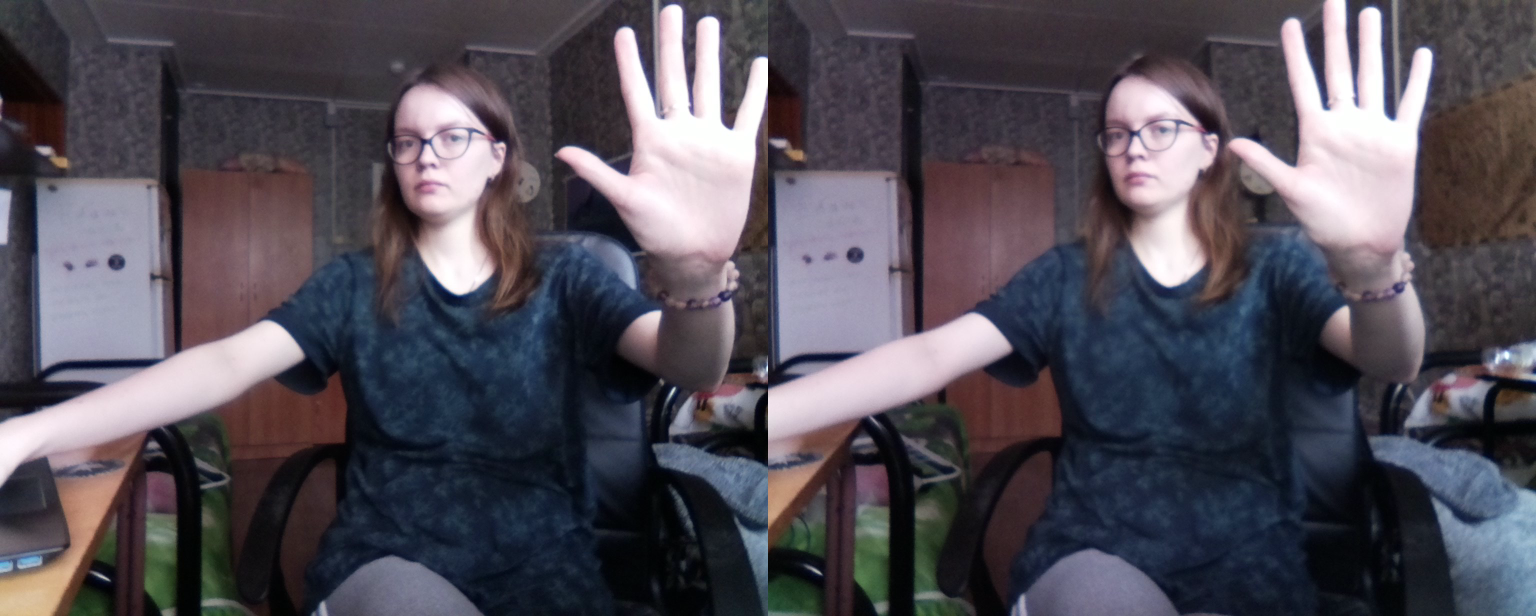
#> input picture scenes/photo.png, 3072 x 1232 px (shown at 1/2 size)
$ python 5_dm_tune.py
#> lines starting #> are read from the running program, lines starting #| are printed output that depends on the picture
import cv2
import os
from matplotlib import pyplot as plt
from matplotlib.widgets import Slider, Button
import numpy as np
import json
from stereovision.calibration import StereoCalibrator
from stereovision.calibration import StereoCalibration

# Global variables preset
imageToDisp = './scenes/photo.png'
photo_width = 3072
photo_height = 1232
image_width = 1536
image_height = 1232
image_size = (image_width, image_height)

if os.path.isfile(imageToDisp) == False:
    print ('Can not read image from file \"'+imageToDisp+'\"')
    exit(0)

pair_img = cv2.imread(imageToDisp,0)
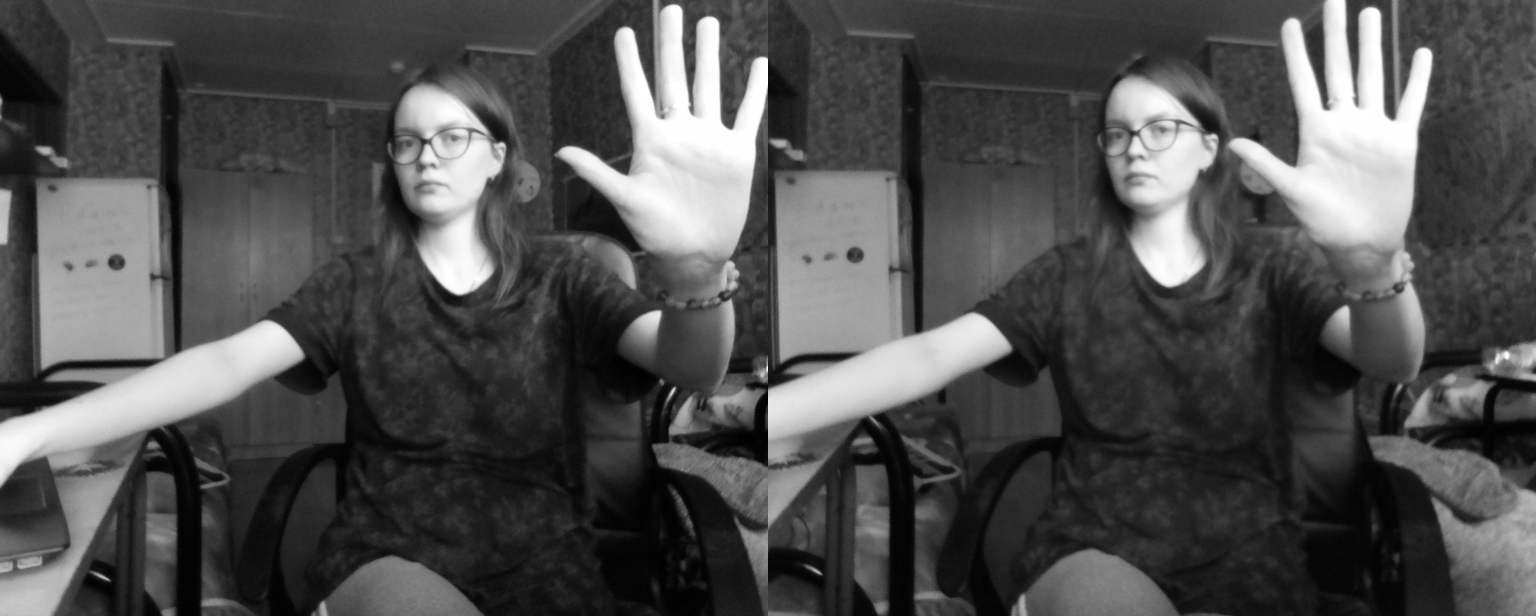
#> pair_img: shape (1232, 3072) (shown at 1/2 size); min 0, max 255, mean 79
# Read image and split it in a stereo pair
print('Read and split image...')
imgLeft = pair_img [0:photo_height,0:image_width] #Y+H and X+W
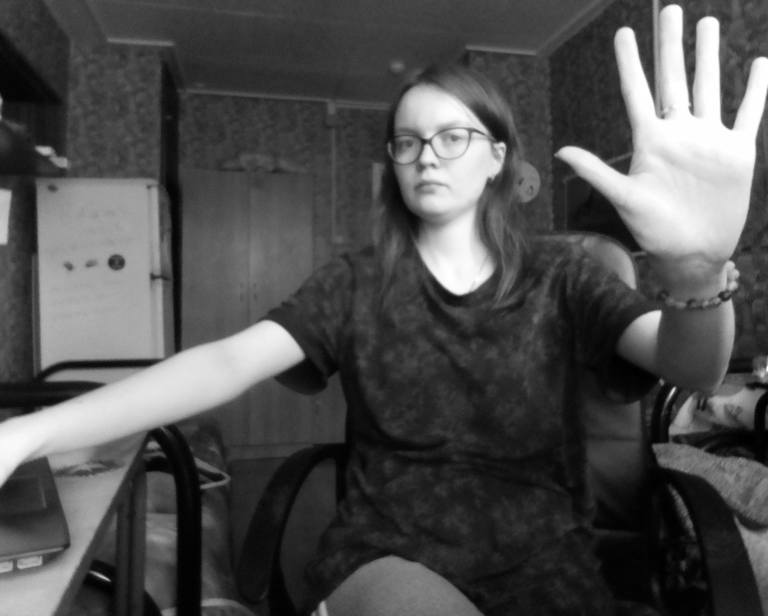
#> imgLeft: shape (1232, 1536) (shown at 1/2 size); min 0, max 255, mean 79
imgRight = pair_img [0:photo_height,image_width:photo_width] #Y+H and X+W
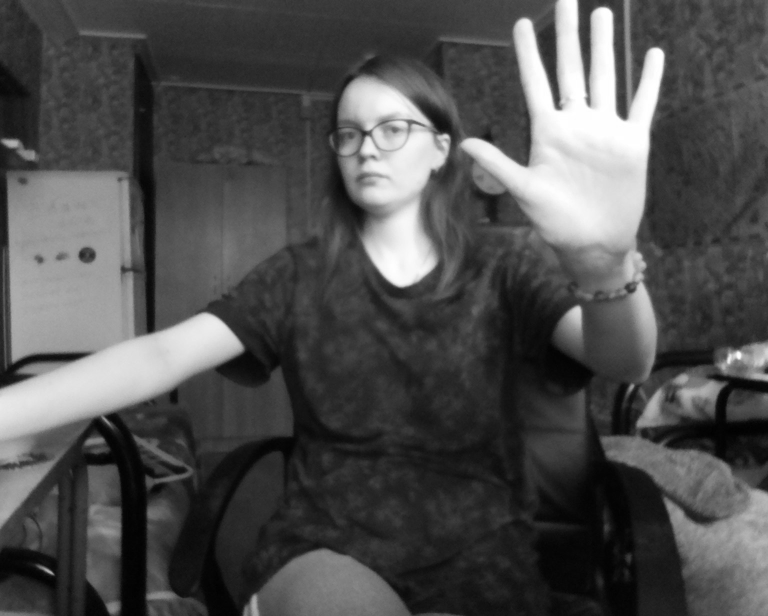
#> imgRight: shape (1232, 1536) (shown at 1/2 size); min 0, max 255, mean 79

# Implementing calibration data
print('Read calibration data and rectifying stereo pair...')
#> (the run stopped early here; a loop or call above may not have finished)

$ run again, with scenes/scene_1.png copied over scenes/photo.png
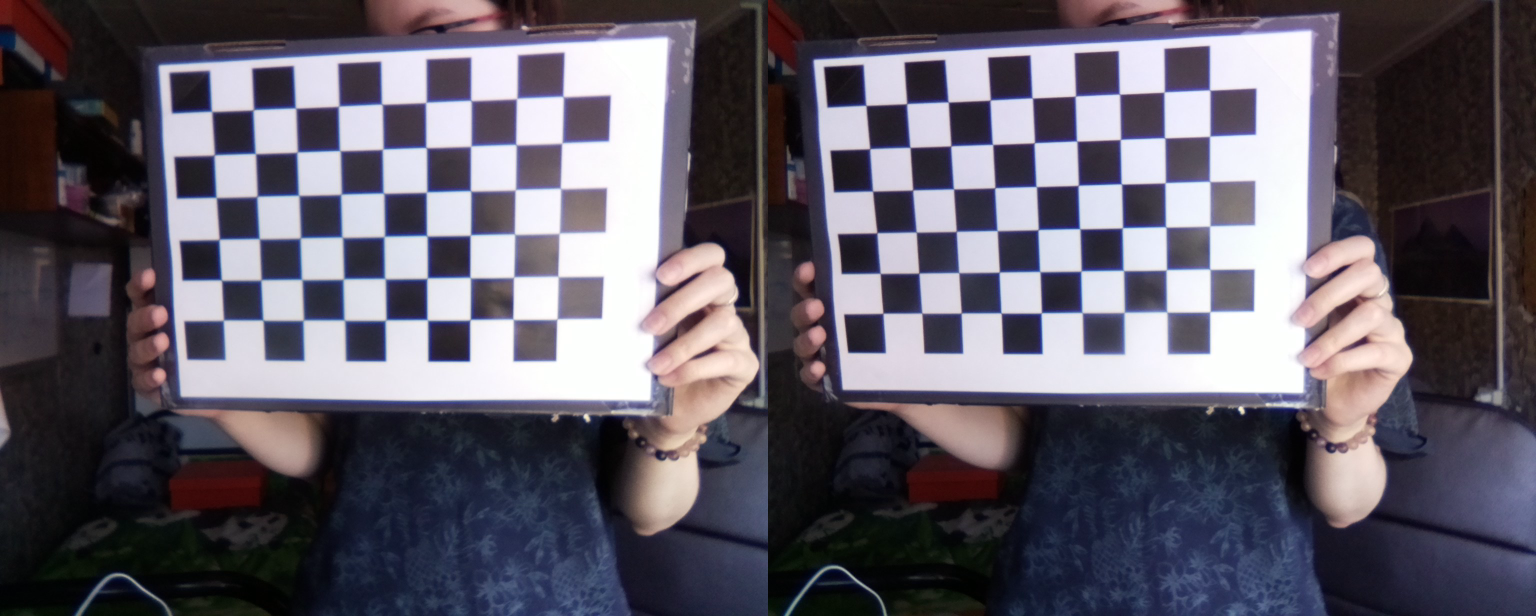
#> input picture scenes/scene_1.png, 3072 x 1232 px (shown at 1/2 size)
#> `imgLeft = pair_img [0:photo_height,0:image_width]`:
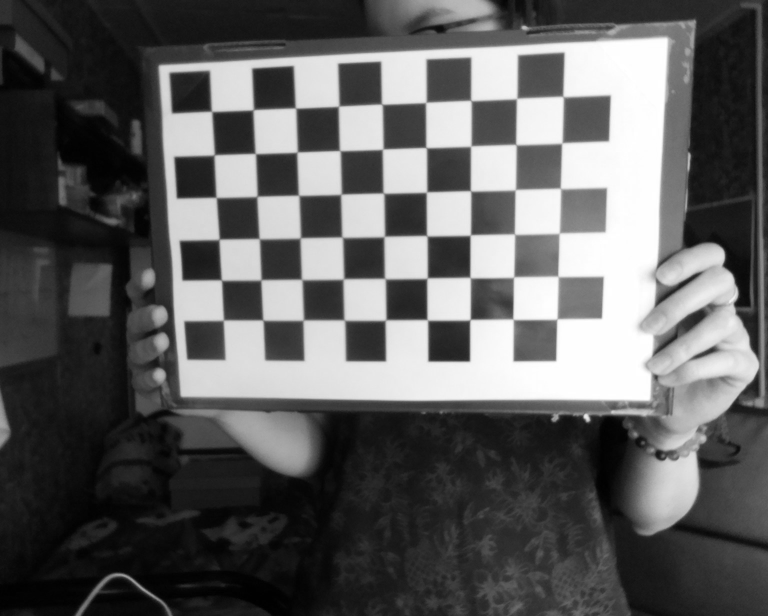
#> imgLeft: shape (1232, 1536) (shown at 1/2 size); min 0, max 255, mean 94.1
#> `imgRight = pair_img [0:photo_height,image_width:photo_width]`:
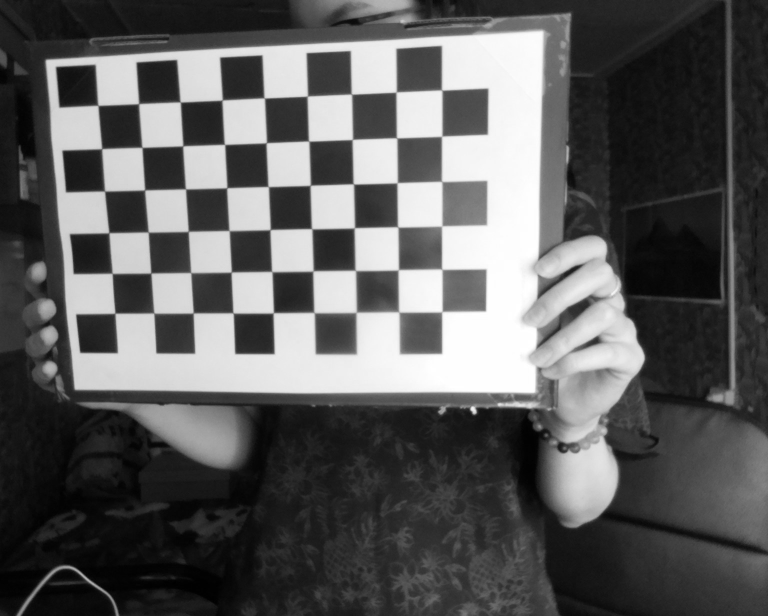
#> imgRight: shape (1232, 1536) (shown at 1/2 size); min 0, max 255, mean 92.7

$ run again, with scenes/scene_10.png copied over scenes/photo.png
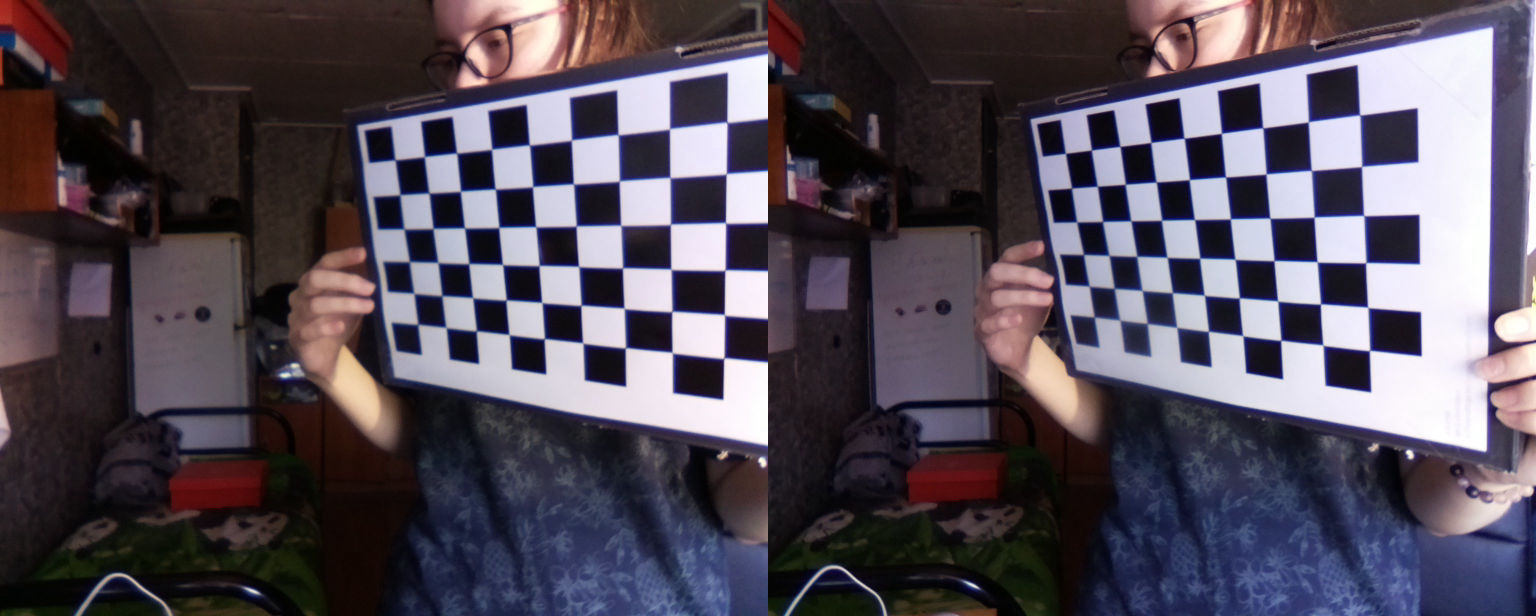
#> input picture scenes/scene_10.png, 3072 x 1232 px (shown at 1/2 size)
#> `imgLeft = pair_img [0:photo_height,0:image_width]`:
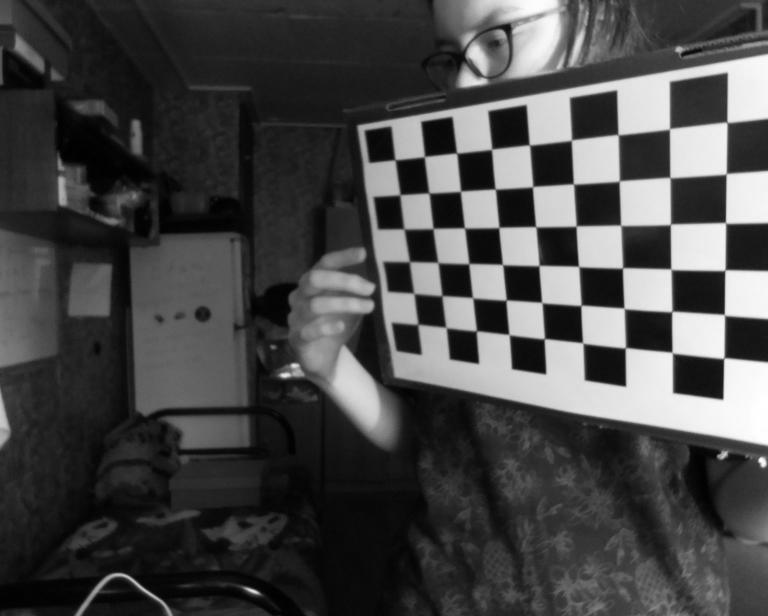
#> imgLeft: shape (1232, 1536) (shown at 1/2 size); min 0, max 255, mean 70.8
#> `imgRight = pair_img [0:photo_height,image_width:photo_width]`:
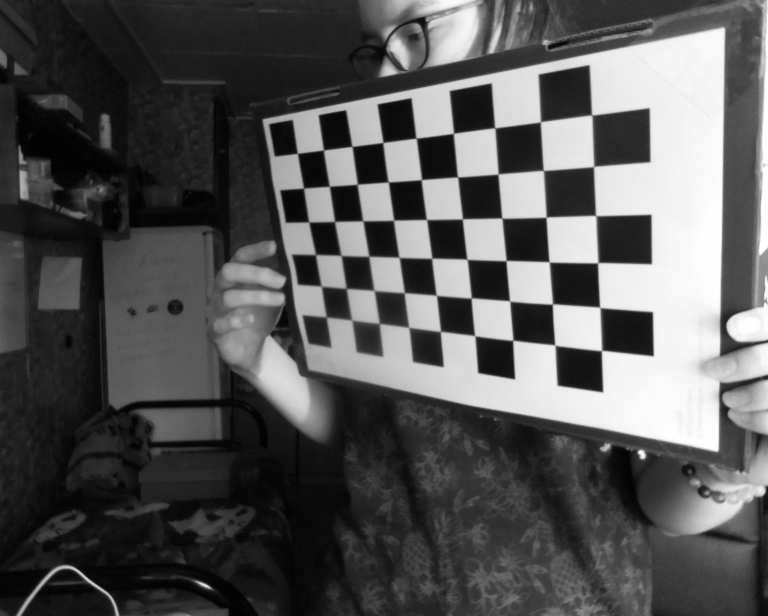
#> imgRight: shape (1232, 1536) (shown at 1/2 size); min 0, max 255, mean 86.1

$ run again, with scenes/scene_11.png copied over scenes/photo.png
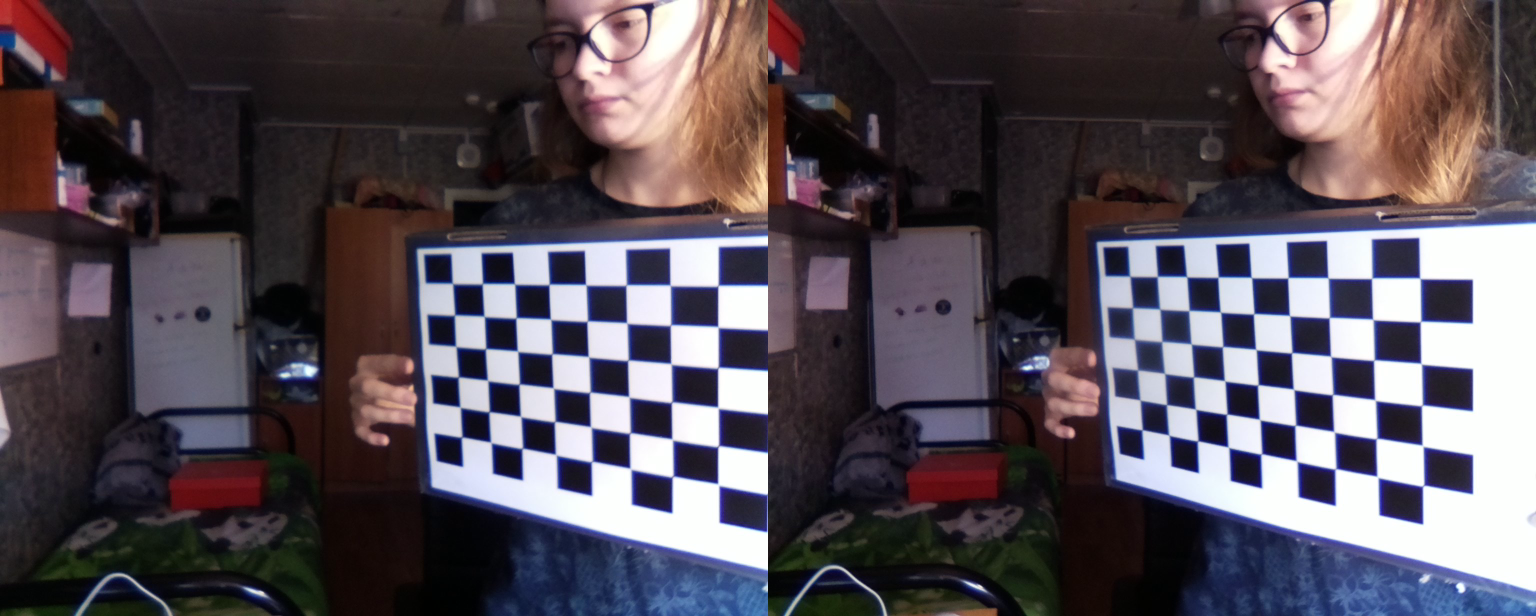
#> input picture scenes/scene_11.png, 3072 x 1232 px (shown at 1/2 size)
#> `imgLeft = pair_img [0:photo_height,0:image_width]`:
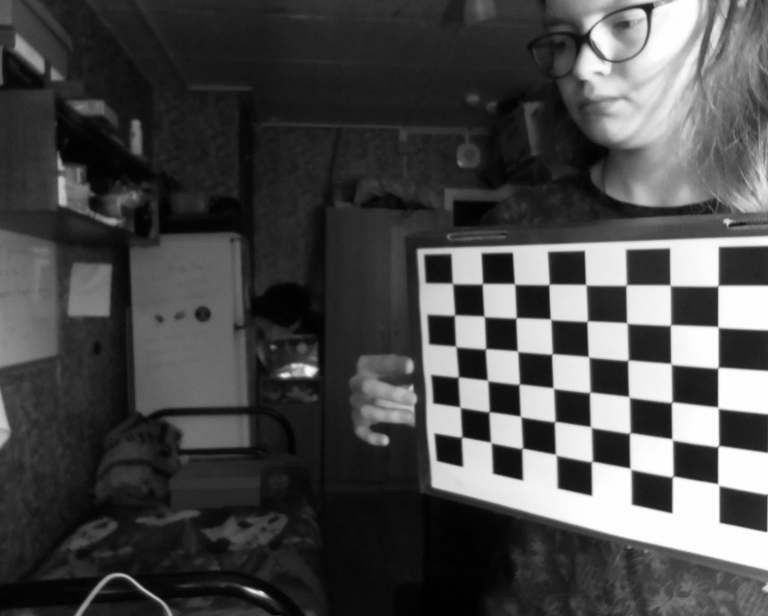
#> imgLeft: shape (1232, 1536) (shown at 1/2 size); min 0, max 255, mean 73.3
#> `imgRight = pair_img [0:photo_height,image_width:photo_width]`:
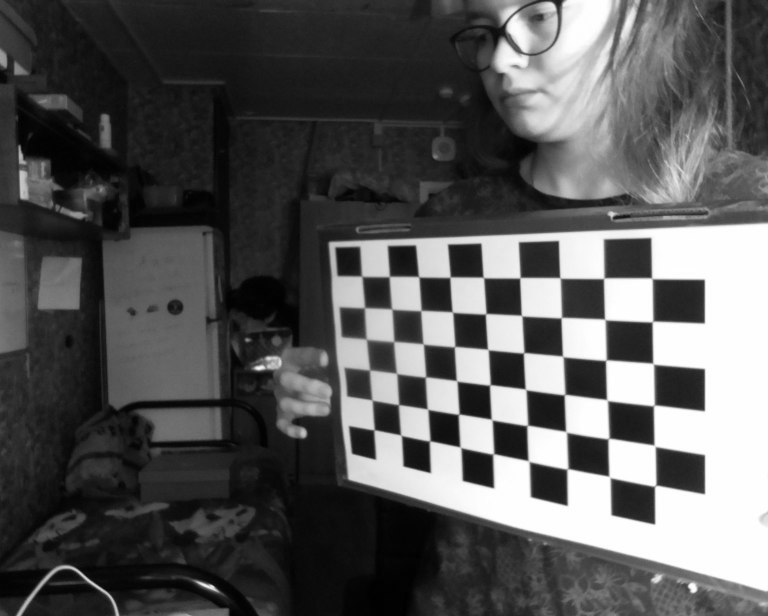
#> imgRight: shape (1232, 1536) (shown at 1/2 size); min 0, max 255, mean 87.3
